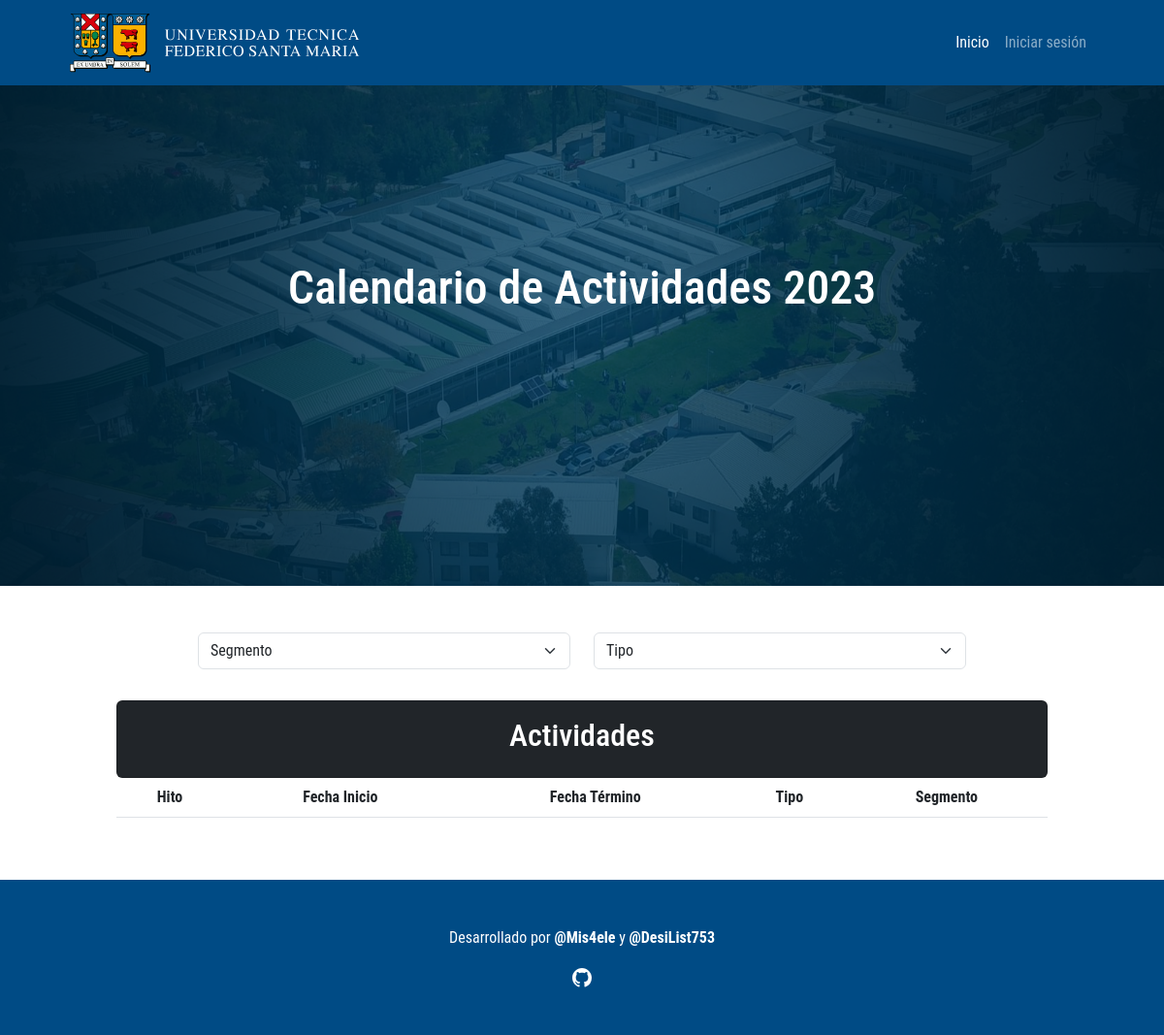
The app's page /, older data.
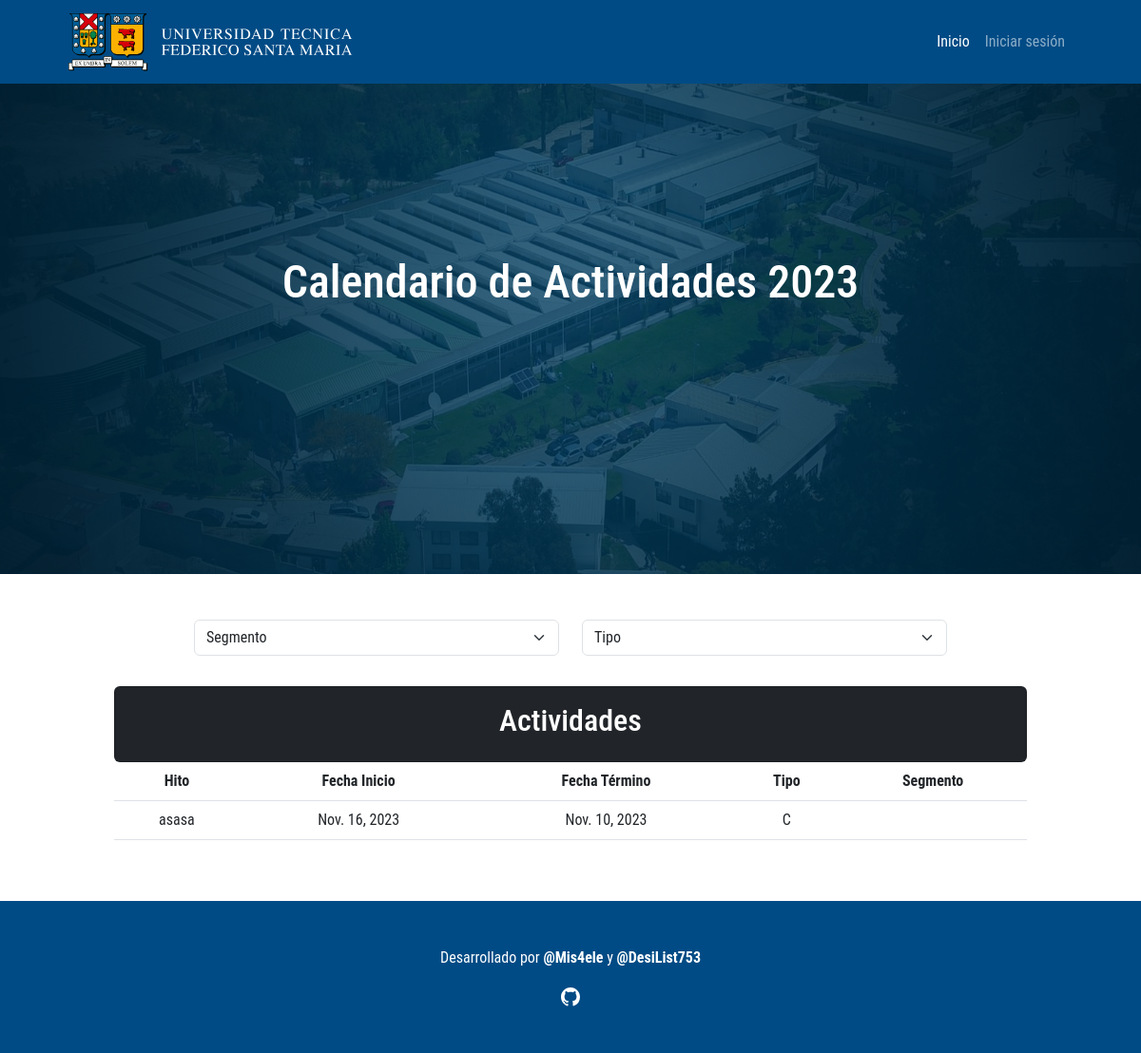
The same page, newer data.
### UsmCalendar/models.py (models this page shows, shortened)
class Evento(models.Model):
    fecha_inicio = models.DateField()
    fecha_termino = models.DateField()
    titulo = models.CharField(max_length=100)
    descripcion = models.CharField(max_length=500)
    tipo = models.CharField(max_length=20, choices=TIPO, default="V")
    segmentos = models.ManyToManyField('segmento')

### UsmCalendar/views.py (the view)
# urls.py: path('', views.index, name='index'),
def index(request):
    title = "EventFlow"
    Eventos = Evento.objects.all().order_by('fecha_inicio')
    Segmentos = Segmento.objects.all()
    segmento = request.GET.get('selectSegmento')
    tipo = request.GET.get('selectTipo')
    if not segmento:
        segmento = "Todos"
    if not tipo:
        tipo = "Todos"
    data = {
        "title": title,
        "Eventos": Eventos,
        "Segmentos": Segmentos,
    }
    return render(request, 'UsmCalendar/index.html', data)

### UsmCalendar/templates/UsmCalendar/index.html (shortened to what this page needs)
{% extends "UsmCalendar/base.html" %}
{% load static %}
{% block styles %}
<link rel="stylesheet" href="{% static 'UsmCalendar/css/style.css' %}">
{% endblock styles %}
{% block body %}
<header>
    <nav class="navbar navbar-expand-lg" data-bs-theme="dark" style="background-color: #004B85;">
        <div class="container-fluid">
            <a class="navbar-brand" href="{% url 'index' %}">
                <img src="{% static 'UsmCalendar/img/logo-usm_blanco.svg' %}" alt="Logo USM" width="100%" height="100%">
            </a>
            <div class="collapse navbar-collapse justify-content-end" id="navbarNavAltMarkup">
                <div class="navbar-nav">
                    <a class="nav-link active" aria-current="page" href="{% url 'index' %}">Inicio</a>
                    {% if user.is_authenticated %}
                    <a class="nav-link" href="{% url 'admin:index' %}">Bienvenid@ {{ user.username }}!</a>
                    <a class="nav-link" href="{% url 'logout' %}">Cerrar sesión</a>
                    {% else %}
                    <a class="nav-link" href="{% url 'login' %}">Iniciar sesión</a>
                    {% endif %}
                </div>
            </div>
        </div>
    </nav>
</header>
<section id="inicio">
    <img src="{% static 'UsmCalendar/img/fondo_vina.png' %}" alt="Fondo Calendario" width="100%">
    <h1 class="text-center">Calendario de Actividades 2023</h1>
</section>
<br><br>
<section id="selectSegmentoTipo">
    <form class="row col" method="get">
        <div class="col-sm-2"></div>
        <div class="col-sm-4">
            <select class="form-select mb-2" name="selectSegmento" onchange="this.form.submit()">
            <option value="Todos">Segmento</option>
            </select>
        </div>
        <div class="col-sm-4">
            <select class="form-select mb-2" name="selectTipo" onchange="this.form.submit()">
            <option value="Todos">Tipo</option>
            </select>
        </div>
        <div class="col-sm-2"></div>
    </form>
</section>
<br>
<section id="actividades" class="text-center">
    <div class="card bg-dark text-white">
        <div class="card-body">
            <h2>Actividades</h1>
        </div>
    </div>
    <table class="table">
        <thead>
            <tr>
                <th scope="col">Hito</th>
                <th scope="col">Fecha Inicio</th>
                <th scope="col">Fecha Término</th>
                <th scope="col">Tipo</th>
                <th scope="col">Segmento</th>
            </tr>
        </thead>
        <tbody>
            {% for evento in Eventos %}
            <tr>
                <td>{{ evento.titulo }}</th>
                <td>{{ evento.fecha_inicio }}</td>
                <td>{{ evento.fecha_termino }}</td>
                <td>{{ evento.tipo }}</td>
                <td>
                </td>
            </tr>
            {% endfor %}
        </tbody>
    </table>
</section>
<br><br>
<footer>
    <div class="row" style="background-color: #004B85;">
        <div class="col text-center text-white">
            <br><br>
            <p>Desarrollado por <strong><a href="https://github.com/Mis4ele" target="_blank">@Mis4ele</a></strong> y <strong><a href="https://github.com/DesiList753" target="_blank">@DesiList753</a></strong></p>
            <a href="https://github.com/Mis4ele/CER3-EventFlow-USM" target="_blank">
            </a>
            <br><br><br>
        </div>
    </div>
</footer>
{% endblock %}

Row changes from the older to the newer data that the page shows:
added Evento: titulo "asasa", fecha_inicio "Nov. 16, 2023", fecha_termino "Nov. 10, 2023", tipo "C"
